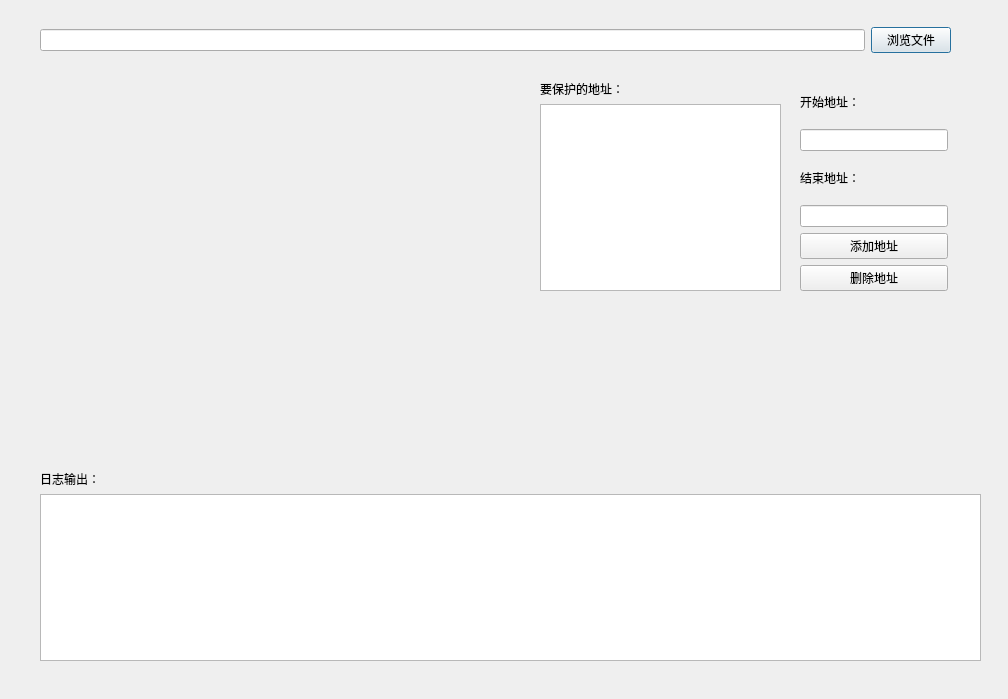
<?xml version="1.0" encoding="UTF-8"?>
<ui version="4.0">
 <class>Dialog</class>
 <widget class="QDialog" name="Dialog">
  <property name="geometry">
   <rect>
    <x>0</x>
    <y>0</y>
    <width>1008</width>
    <height>699</height>
   </rect>
  </property>
  <property name="windowTitle">
   <string>Dialog</string>
  </property>
  <widget class="QWidget" name="horizontalLayoutWidget">
   <property name="geometry">
    <rect>
     <x>40</x>
     <y>20</y>
     <width>911</width>
     <height>41</height>
    </rect>
   </property>
   <layout class="QHBoxLayout" name="horizontalLayout">
    <item>
     <widget class="QLineEdit" name="lineEdit_fileName"/>
    </item>
    <item>
     <widget class="QPushButton" name="pushButton_openFile">
      <property name="text">
       <string>浏览文件</string>
      </property>
     </widget>
    </item>
   </layout>
  </widget>
  <widget class="QWidget" name="verticalLayoutWidget">
   <property name="geometry">
    <rect>
     <x>40</x>
     <y>470</y>
     <width>941</width>
     <height>191</height>
    </rect>
   </property>
   <layout class="QVBoxLayout" name="verticalLayout">
    <item>
     <widget class="QLabel" name="label_log">
      <property name="text">
       <string>日志输出：</string>
      </property>
     </widget>
    </item>
    <item>
     <widget class="QListView" name="listView_log"/>
    </item>
   </layout>
  </widget>
  <widget class="QWidget" name="horizontalLayoutWidget_2">
   <property name="geometry">
    <rect>
     <x>800</x>
     <y>80</y>
     <width>148</width>
     <height>211</height>
    </rect>
   </property>
   <layout class="QVBoxLayout" name="verticalLayout_2">
    <item>
     <widget class="QLabel" name="label_beginAddress">
      <property name="text">
       <string>开始地址：</string>
      </property>
     </widget>
    </item>
    <item>
     <widget class="QLineEdit" name="lineEdit_beginAddress"/>
    </item>
    <item>
     <widget class="QLabel" name="label_endAddress">
      <property name="text">
       <string>结束地址：</string>
      </property>
     </widget>
    </item>
    <item>
     <widget class="QLineEdit" name="lineEdit_endAddress"/>
    </item>
    <item>
     <widget class="QPushButton" name="pushButton_addAddress">
      <property name="text">
       <string>添加地址</string>
      </property>
     </widget>
    </item>
    <item>
     <widget class="QPushButton" name="pushButton_deleteAddress">
      <property name="text">
       <string>删除地址</string>
      </property>
     </widget>
    </item>
   </layout>
  </widget>
  <widget class="QWidget" name="verticalLayoutWidget_2">
   <property name="geometry">
    <rect>
     <x>540</x>
     <y>80</y>
     <width>241</width>
     <height>211</height>
    </rect>
   </property>
   <layout class="QVBoxLayout" name="verticalLayout_3">
    <item>
     <widget class="QLabel" name="label_protectAddress">
      <property name="text">
       <string>要保护的地址：</string>
      </property>
     </widget>
    </item>
    <item>
     <widget class="QListView" name="listView_protectAddress"/>
    </item>
   </layout>
  </widget>
 </widget>
 <resources/>
 <connections/>
</ui>
